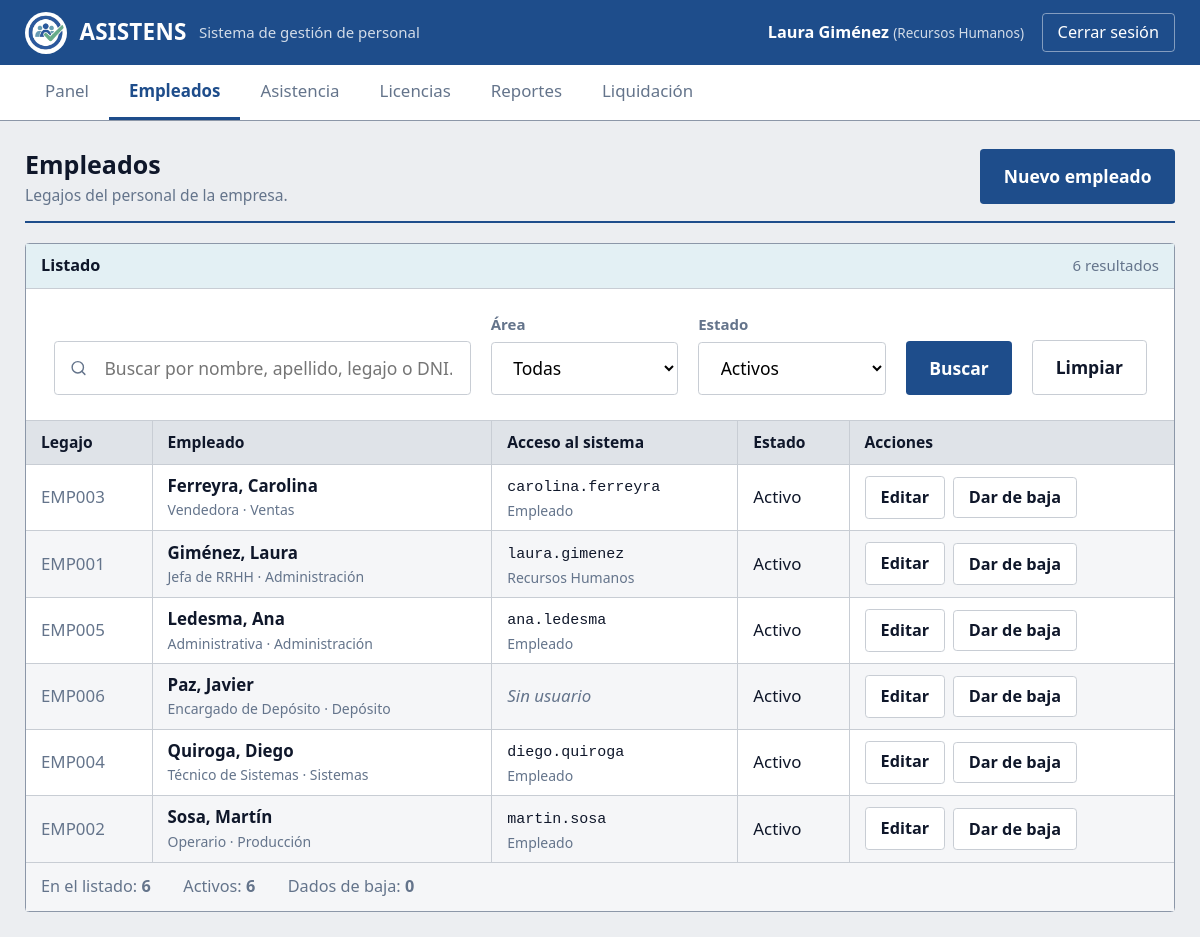
Page /empleados.php (signed in) on the committed database.
### tables this page shows
CREATE TABLE empleados (
    id_empleado   INT          NOT NULL AUTO_INCREMENT,
    legajo        VARCHAR(10)  NOT NULL,
    nombre        VARCHAR(50)  NOT NULL,
    apellido      VARCHAR(50)  NOT NULL,
    dni           VARCHAR(10)  NOT NULL,
    email         VARCHAR(100) NULL,
    telefono      VARCHAR(20)  NULL,
    cargo         VARCHAR(50)  NULL,
     
     
     
    valor_hora    DECIMAL(10,2) NULL DEFAULT NULL,
    fecha_ingreso DATE         NOT NULL,
    id_area       INT          NULL,
    activo        TINYINT(1)   NOT NULL DEFAULT 1,

    PRIMARY KEY (id_empleado),
    UNIQUE KEY uq_empleados_legajo (legajo),
    UNIQUE KEY uq_empleados_dni    (dni),
    KEY idx_empleados_area     (id_area),
    KEY idx_empleados_apellido (apellido),

    CONSTRAINT fk_empleados_area
        FOREIGN KEY (id_area) REFERENCES areas (id_area)
        ON DELETE SET NULL
        ON UPDATE CASCADE
);

CREATE TABLE areas (
    id_area     INT           NOT NULL AUTO_INCREMENT,
    nombre      VARCHAR(50)   NOT NULL,
    descripcion VARCHAR(150)  NULL,

    PRIMARY KEY (id_area),
    UNIQUE KEY uq_areas_nombre (nombre)
);

CREATE TABLE usuarios (
    id_usuario  INT                       NOT NULL AUTO_INCREMENT,
    id_empleado INT                       NOT NULL,
    usuario     VARCHAR(30)               NOT NULL,
    password    VARCHAR(255)              NOT NULL,
    rol         ENUM('rrhh','empleado')   NOT NULL DEFAULT 'empleado',
    activo      TINYINT(1)                NOT NULL DEFAULT 1,
    ultimo_acceso DATETIME                NULL,

    PRIMARY KEY (id_usuario),
    UNIQUE KEY uq_usuarios_usuario  (usuario),
    UNIQUE KEY uq_usuarios_empleado (id_empleado),

    CONSTRAINT fk_usuarios_empleado
        FOREIGN KEY (id_empleado) REFERENCES empleados (id_empleado)
        ON DELETE CASCADE
        ON UPDATE CASCADE
);

### includes/proteger.php (called while the page is built, shortened)
<?php
function limpio($texto)
{
    return htmlspecialchars($texto ?? '', ENT_QUOTES, 'UTF-8');
}

### empleados.php (the view, shortened to what this page needs)
<?php
require_once 'includes/proteger.php';
require_once 'config/conexion.php';
$buscar  = trim($_GET['buscar'] ?? '');
$f_estado = $_GET['estado'] ?? 'activos';
$condiciones = [];
$parametros  = [];
if ($f_estado === 'activos')   { $condiciones[] = "e.activo = 1"; }
$where = $condiciones ? 'WHERE ' . implode(' AND ', $condiciones) : '';
$sql = "
    SELECT e.id_empleado, e.legajo, e.nombre, e.apellido, e.dni,
           e.email, e.cargo, e.fecha_ingreso, e.activo,
           a.nombre AS area,
           u.usuario, u.rol, u.activo AS usuario_activo
      FROM empleados e
      LEFT JOIN areas    a ON a.id_area     = e.id_area
      LEFT JOIN usuarios u ON u.id_empleado = e.id_empleado
      $where
     ORDER BY e.apellido, e.nombre";
$consulta = $conexion->prepare($sql);
$consulta->execute($parametros);
$empleados = $consulta->fetchAll();
$total_activos = 0;
foreach ($empleados as $e) {
    if ($e['activo']) { $total_activos++; }
}
$filtros_puestos = [];
if ($f_estado === 'activos')   { $filtros_puestos[] = 'el estado Activos'; }
require_once 'includes/cabecera.php';
?>
<main class="contenido">
    <div class="encabezado">
        <div>
            <h2>Empleados</h2>
            <p>Legajos del personal de la empresa.</p>
        </div>
        <a href="empleado-form.php" class="boton boton--primario">Nuevo empleado</a>
    </div>
    <div class="caja">
        <div class="caja__titulo">
            <h3>Listado</h3>
            <span class="texto-suave"><?= count($empleados) ?> resultados</span>
        </div>
        <form method="GET" action="empleados.php" class="filtros">
            <div class="filtros__buscador">
                <input type="text" name="buscar" value="<?= limpio($buscar) ?>"
                       placeholder="Buscar por nombre, apellido, legajo o DNI...">
            </div>
            <div class="filtros__grupo">
                <label for="area">Área</label>
                <select name="area" id="area">
                    <option value="0">Todas</option>
                </select>
            </div>
            <div class="filtros__grupo">
                <label for="estado">Estado</label>
                <select name="estado" id="estado">
                    <option value="activos"   <?= $f_estado === 'activos'   ? 'selected' : '' ?>>Activos</option>
                </select>
            </div>
            <button type="submit" class="boton boton--primario">Buscar</button>
            <a href="empleados.php" class="boton boton--secundario">Limpiar</a>
        </form>
        <div class="tabla-contenedor">
            <table class="tabla tabla--densa tabla--aireada">
                <thead>
                    <tr>
                        <th>Legajo</th>
                        <th>Empleado</th>
                        <th>Acceso al sistema</th>
                        <th>Estado</th>
                        <th>Acciones</th>
                    </tr>
                </thead>
                <tbody>
                <?php if (count($empleados) === 0): ?>
                    <tr>
                        <td colspan="5" class="vacio">
                            <p class="vacio__titulo">No se encontró ningún empleado.</p>
                            <?php if (count($filtros_puestos) > 0): ?>
                            <p class="vacio__detalle">
                                Se buscó con
                                <?php
                                $ultimo = array_pop($filtros_puestos);
                                if (count($filtros_puestos) > 0) {
                                    echo limpio(implode(', ', $filtros_puestos)) . ' y ';
                                }
                                echo limpio($ultimo);
                                ?>.
                                <br>
                                Las condiciones se suman: tienen que cumplirse
                                <strong>todas a la vez</strong>.
                            </p>
                            <p class="vacio__detalle">
                                <a href="empleados.php">Quitar los filtros y ver todo el personal</a>
                            </p>
                            <?php endif; ?>
                        </td>
                    </tr>
                <?php else: ?>
                    <?php foreach ($empleados as $e): ?>
                    <tr class="<?= $e['activo'] ? '' : 'fila-baja' ?>">
                        <td class="num texto-suave nowrap"><?= limpio($e['legajo']) ?></td>
                        <td>
                            <strong><?= limpio($e['apellido'] . ', ' . $e['nombre']) ?></strong>
                            <span class="dato-sub">
                                <?= limpio($e['cargo'] ?? 'Sin cargo') ?>
                                &middot;
                                <?= limpio($e['area'] ?? 'Sin área') ?>
                            </span>
                        </td>
                        <td>
                            <?php if ($e['usuario'] === null): ?>
                                <span class="dato-vacio">Sin usuario</span>
                            <?php else: ?>
                                <code><?= limpio($e['usuario']) ?></code>
                                <span class="dato-sub">
                                    <?= $e['rol'] === 'rrhh' ? 'Recursos Humanos' : 'Empleado' ?>
                                </span>
                            <?php endif; ?>
                        </td>
                        <td class="nowrap">
                            <?php if ($e['activo']): ?>
                                Activo
                            <?php else: ?>
                                <span class="dato-vacio">Dado de baja</span>
                            <?php endif; ?>
                        </td>
                        <td class="nowrap">
                            <div class="form-linea">
                                <a href="empleado-form.php?id=<?= (int) $e['id_empleado'] ?>"
                                   class="boton boton--secundario boton--chico">Editar</a>
                                <form method="POST" action="empleados.php"
                                      onsubmit="return confirm('<?= $e['activo']
                                          ? '¿Dar de baja a este empleado? No va a poder ingresar al sistema.'
                                          : '¿Reactivar a este empleado?' ?>');">
                                    <button type="submit" class="boton boton--secundario boton--chico">
                                        <?= $e['activo'] ? 'Dar de baja' : 'Reactivar' ?>
                                    </button>
                                </form>
                            </div>
                        </td>
                    </tr>
                    <?php endforeach; ?>
                <?php endif; ?>
                </tbody>
            </table>
        </div>
        <div class="totales">
            <span>En el listado: <b><?= count($empleados) ?></b></span>
            <span>Activos: <b><?= $total_activos ?></b></span>
            <span>Dados de baja: <b><?= count($empleados) - $total_activos ?></b></span>
        </div>
    </div>
</main>
<?php require_once 'includes/pie.php'; ?>

### css/base.css (style rules this page uses)
:root { --azul: #1e4d8b; --azul-oscuro: #163a68; --azul-claro: #e8eef6; --verde: #16a34a; --verde-claro: #dcfce7; --ambar: #d97706; --ambar-claro: #fef3c7; --rojo: #dc2626; --rojo-claro: #fee2e2; --texto: #0f172a; --texto-suave: #64748b; --borde: #c8cdd4; --borde-caja: #8c97a8; --agua: #e3f0f4; --fondo: #eceef1; --blanco: #ffffff; --ancho-sidebar: 325px; --radio: 3.75px; --radio-chico: 3.75px; --alto-cabecera: 65px; --sombra: none; --sombra-media: 0 2.5px 7.5px rgba(15, 23, 42, .08); --fondo-fila: #f5f6f8; }
* { margin: 0; padding: 0; box-sizing: border-box; }
body { font-family: 'Segoe UI', Tahoma, Verdana, Arial, sans-serif; background-color: var(--fondo); color: var(--texto); font-size: 16.88px; line-height: 1.45; }
a { text-decoration: none; color: inherit; }
table { border-collapse: collapse; width: 100%; }

### css/navegacion.css (style rules this page uses)
.contenido { padding: 25px; max-width: 1650px; margin: 0 auto; }
.encabezado { display: flex; justify-content: space-between; align-items: center; gap: 30px; margin-bottom: 20px; padding-bottom: 15px; border-bottom: 2.5px solid var(--azul); }
.encabezado h2 { font-size: 25px; font-weight: 700; }
.encabezado p { color: var(--texto-suave); margin-top: 1px; font-size: 15.62px; }

### css/componentes.css (style rules this page uses)
.caja { background-color: var(--blanco); border: 1px solid var(--borde-caja); border-radius: var(--radio); margin-bottom: 25px; }
.caja:last-child { margin-bottom: 0; }
.caja__titulo { padding: 10px 15px; border-bottom: 1px solid var(--borde); background-color: var(--agua); display: flex; justify-content: space-between; align-items: center; gap: 15px; }
.caja__titulo h3 { font-size: 16.25px; font-weight: 700; color: var(--texto); }
.caja__titulo .texto-suave { font-size: 15px; }
.tabla--densa thead th { padding: 10px 13.75px; border-right: 1px solid var(--borde); }
.tabla--densa thead th:last-child { border-right: none; }
.tabla--densa tbody td { padding: 8.75px 13.75px; border-right: 1px solid var(--borde); }
.tabla--densa tbody td:last-child { border-right: none; }
.tabla--aireada tbody td { padding: 12px 15px; }
.dato-sub { display: block; font-size: 14px; color: var(--texto-suave); margin-top: 2px; }
.dato-vacio { color: var(--texto-suave); font-style: italic; }
.tabla code { font-size: 15px; font-family: Consolas, "Courier New", monospace; }
.tabla--densa td.nowrap, .tabla--densa th { white-space: nowrap; }
.tabla--densa tbody tr:nth-child(even) { background-color: var(--fondo-fila); }
.boton { display: inline-flex; align-items: center; justify-content: center; gap: 10px; padding: 13.75px 22.5px; border: 1px solid transparent; border-radius: var(--radio-chico); font-family: inherit; font-size: 17.5px; font-weight: 600; cursor: pointer; transition: background-color .15s, border-color .15s; white-space: nowrap; }
.boton--primario { background-color: var(--azul); color: var(--blanco); }
.boton--secundario { background-color: var(--blanco); border-color: var(--borde); color: var(--texto); }
.boton--chico { padding: 8.75px 15px; font-size: 16.25px; }
.filtros { display: flex; gap: 20px; align-items: flex-end; padding: 25px 27.5px; border-bottom: 1px solid var(--borde); flex-wrap: wrap; }
.filtros__buscador { flex-grow: 1; min-width: 300px; position: relative; }
.filtros__buscador input { width: 100%; padding: 13.75px 17.5px 13.75px 50px; border: 1px solid var(--borde); border-radius: var(--radio-chico); font-family: inherit; font-size: 17.5px; }
.filtros__grupo label { display: block; font-size: 15px; font-weight: 600; color: var(--texto-suave); margin-bottom: 6.25px; }
.filtros__grupo select { padding: 12.5px 17.5px; border: 1px solid var(--borde); border-radius: var(--radio-chico); font-family: inherit; font-size: 17.5px; background-color: var(--blanco); min-width: 187.5px; }
.tabla-contenedor { overflow-x: auto; }
.tabla thead th { text-align: left; padding: 10px 15px; font-size: 15.62px; font-weight: 700; color: var(--texto); background-color: #dfe3e8; border-bottom: 1px solid var(--borde); white-space: nowrap; }
.tabla tbody td { padding: 8.75px 15px; border-bottom: 1px solid var(--borde); vertical-align: middle; }
.tabla tbody tr:last-child td { border-bottom: none; }
.tabla .num { font-variant-numeric: tabular-nums; }

### rows in the picture
empleados: legajo "EMP003", limpio($e['apellido'] . ', ' . $e['nombre']) "Ferreyra, Carolina", cargo "Vendedora", id_area.nombre "Ventas", usuarios.usuario "carolina.ferreyra", shows "Empleado", activo "Activo"
empleados: legajo "EMP001", limpio($e['apellido'] . ', ' . $e['nombre']) "Giménez, Laura", cargo "Jefa de RRHH", id_area.nombre "Administración", usuarios.usuario "laura.gimenez", shows "Recursos Humanos", activo "Activo"
empleados: legajo "EMP005", limpio($e['apellido'] . ', ' . $e['nombre']) "Ledesma, Ana", cargo "Administrativa", id_area.nombre "Administración", usuarios.usuario "ana.ledesma", shows "Empleado", activo "Activo"
empleados: legajo "EMP006", limpio($e['apellido'] . ', ' . $e['nombre']) "Paz, Javier", cargo "Encargado de Depósito", id_area.nombre "Depósito", shows "Sin usuario", activo "Activo"
empleados: legajo "EMP004", limpio($e['apellido'] . ', ' . $e['nombre']) "Quiroga, Diego", cargo "Técnico de Sistemas", id_area.nombre "Sistemas", usuarios.usuario "diego.quiroga", shows "Empleado", activo "Activo"
empleados: legajo "EMP002", limpio($e['apellido'] . ', ' . $e['nombre']) "Sosa, Martín", cargo "Operario", id_area.nombre "Producción", usuarios.usuario "martin.sosa", shows "Empleado", activo "Activo"

### other values in the picture
limpio($_SESSION['nombre'] ?? '') "Laura Giménez"
$s['texto'] "Panel"
$s['texto'] "Empleados"
$s['texto'] "Asistencia"
$s['texto'] "Licencias"
$s['texto'] "Reportes"
$s['texto'] "Liquidación"
count($empleados) "6"
$total_activos "6"
count($empleados) - $total_activos "0"
